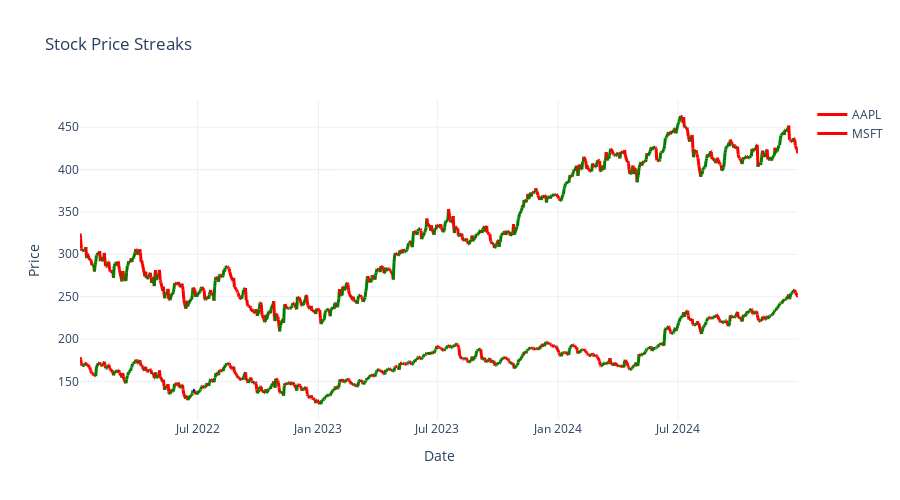

Notebook cell for this chart:
### Markdown cell above
#### Annual Risk vs Return Bubble Chart Analysis ####
The bubble chart above depicts the annual risk (x-axis) versus annual return (y-axis) for a set of assets, including major stocks (TSLA, AAPL, MSFT, GOOGL, JPM), strategy indicators (SMA_20, SMA_50), and trade signals (Buy, Sell). Each bubble’s position reflects its risk-return profile, while size likely denotes an additional asset attribute such as trading volume or signal intensity.

### Observations
- Tesla (TSLA), located in the top-right corner, displays both the highest annual risk and highest annual return, marking it as the most volatile and potentially most lucrative asset on the chart. This reflects frequent large price movements and above-average reward potential.
- JPMorgan Chase (JPM), positioned among the stocks with moderate risk and top-tier annual return, indicates a favorable risk-adjusted performance during the observed period.

### Insights
- Assets with high risk and high return, like TSLA, may appeal to aggressive investors seeking explosive growth, but demand careful management due to large drawdowns.
- The proximity of AAPL, MSFT, and GOOGL in the middle risk-return zone illustrates balanced profiles, suitable for moderate risk tolerance.

### Code cell
# --- Highlight Price Streaks ---
def highlight_streaks(df, stock_cols, title="Stock Price Streaks"):
    fig = go.Figure()
    for col in stock_cols:
        changes = df[col].diff().fillna(0)
        for i in range(1, len(df)):
            color = 'green' if changes.iloc[i] > 0 else ('red' if changes.iloc[i] < 0 else 'blue')
            fig.add_trace(go.Scatter(x=df['Date'].iloc[i-1:i+1], y=df[col].iloc[i-1:i+1],
                                     mode='lines', line=dict(color=color, width=3),
                                     showlegend=i == len(df)-1, name=col if i == len(df)-1 else None))
    fig.update_layout(title=title, xaxis_title="Date", yaxis_title="Price", template="plotly_white", width=900, height=500)
    fig.show()

# Example usage:
highlight_streaks(pivot.reset_index(), ['AAPL', 'MSFT'])
